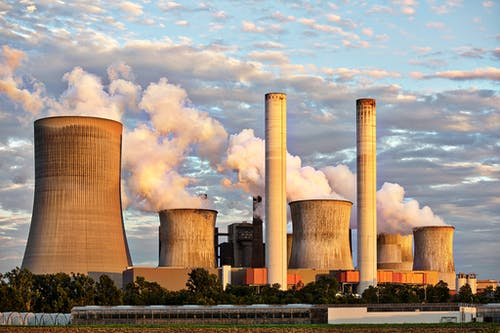
#> input picture Tut2/image.jpg, 500 x 333 px
$ python noise_reduction.py
#> lines starting #> are read from the running program, lines starting #| are printed output that depends on the picture
import cv2
import numpy as np
import matplotlib.pyplot as plt

# Load the image
image_path = 'image.jpg'
image = cv2.imread(image_path)
#> image is the input picture: shape (333, 500, 3); mean B, G, R 135.3, 147.7, 161.3

# Task 1: Add Gaussian noise to the image
mean = 0
std_dev = 25
noise = np.random.normal(mean, std_dev, image.shape).astype(np.uint8)
noisy_image = cv2.add(image, noise)
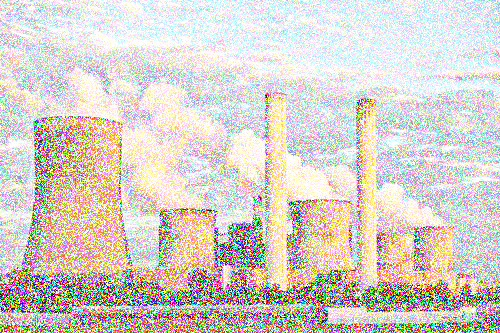
#> noisy_image: shape (333, 500, 3); mean B, G, R 201.8, 208.6, 215.4

# Task 2: Apply Gaussian filter to reduce noise
kernel_size = (5, 5)
sigma_x = 0
filtered_image = cv2.GaussianBlur(noisy_image, kernel_size, sigma_x)
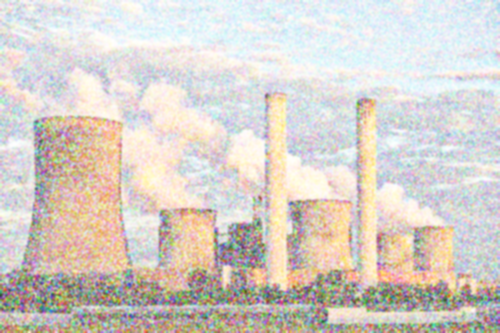
#> filtered_image: shape (333, 500, 3); mean B, G, R 201.8, 208.6, 215.4

# Display original image, noisy image, and filtered image
plt.figure(figsize=(10, 6))

plt.subplot(1, 3, 1)
plt.imshow(cv2.cvtColor(image, cv2.COLOR_BGR2RGB))
plt.title('Original Image')
plt.axis('off')

plt.subplot(1, 3, 2)
plt.imshow(cv2.cvtColor(noisy_image, cv2.COLOR_BGR2RGB))
plt.title('Noisy Image')
plt.axis('off')

plt.subplot(1, 3, 3)
plt.imshow(cv2.cvtColor(filtered_image, cv2.COLOR_BGR2RGB))
plt.title('Filtered Image')
plt.axis('off')

plt.show()
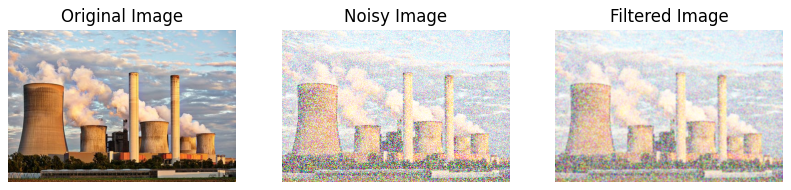
#> figure drawn by matplotlib, 3 panels
